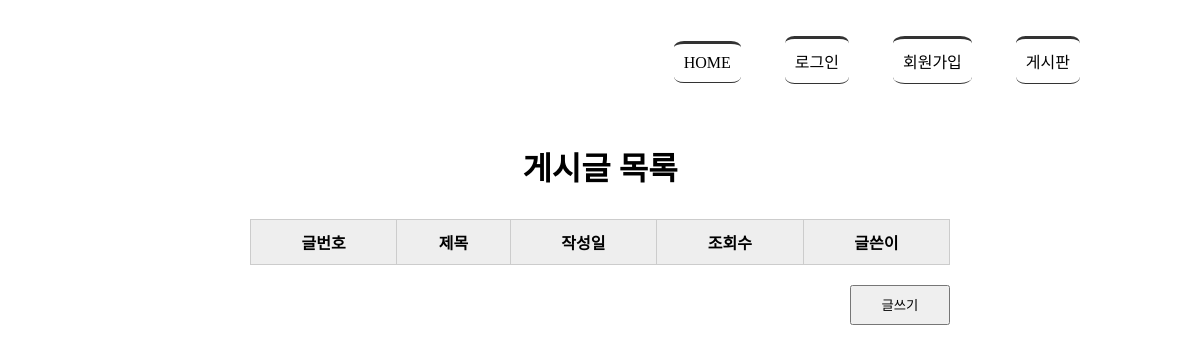
The app's page /boardlist/, older data.
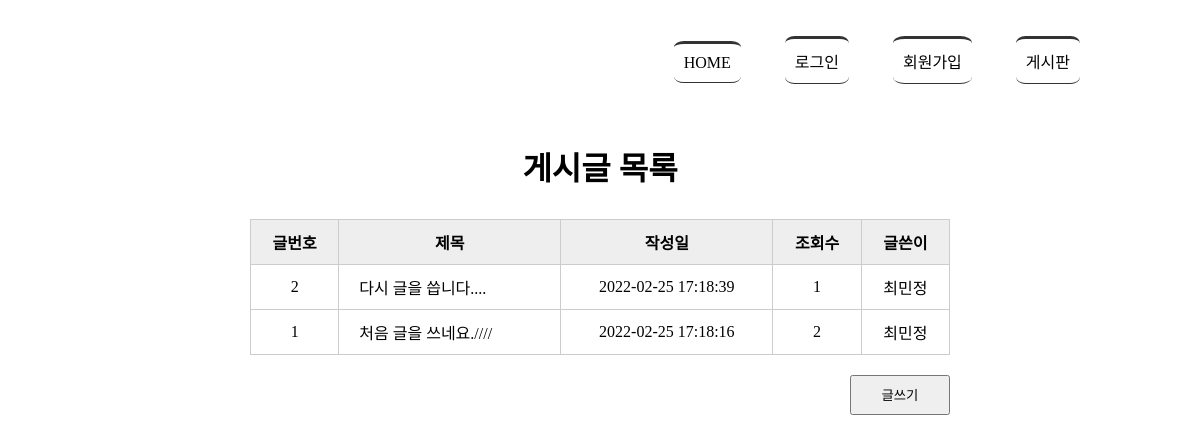
The same page, newer data.
### tables this page shows
CREATE TABLE board(
            bno integer PRIMARY KEY AUTOINCREMENT,
            title text NOT NULL,
            content text NOT NULL,
            createDate timestamp date DEFAULT (datetime('now','localtime')),
            hit integer,
            mid char(5) NOT NULL,
            FOREIGN KEY(mid) REFERENCES member(mid) ON DELETE CASCADE
            );

### app.py (the view)
@app.route('/boardlist/')
def boardlist():
    rs = select_board()
    return render_template('boardlist.html', rs = rs)

### model/model_board.py (called while the page is built)
def select_board():
    conn = getconn()
    cur = conn.cursor()
    sql = "SELECT * FROM board ORDER BY bno DESC"
    cur.execute(sql)
    rs = cur.fetchall()
    conn.close()
    return rs

### model/model_member.py (called while the page is built)
def getconn():
    conn = sqlite3.connect("./members.db")
    return conn

### templates/boardlist.html (shortened to what this page needs)
<!DOCTYPE html>
<html lang="en">
<head>
    <link rel="stylesheet" href="{{ url_for('static',filename='style.css')}}">
</head>
<body>
    <div id="container">
        {% include 'navbar.html' %}
        <section>
            <h1>게시글 목록</h1>
            <table class="tbl_board">
                <tr>
                    <th>글번호</th><th>제목</th><th>작성일</th><th>조회수</th><th>글쓴이</th>
                </tr>
                {% for i in rs %}
                <tr>
                    <td>{{ i[0] }}</td>
                    <td><a href="{{ url_for('board_view', bno=i[0])}}"> {{ i[1] }}</a></td>
                    <td>{{ i[3] }}</td>
                    <td>{{ i[4] }}</td>
                    <td>{{ i[5] }}</td>
                </tr>
                {% endfor %}
            </table>
            <div class="btn_write">
                <button type="button"
                        onclick="location.href='/writing/'">글쓰기</button>
            </div>
        </section>
    </div>
   </body>
</html>

### templates/navbar.html
<header>
        <nav>
             <ul>
                 {% if session %}
                 <li><a href="{{ url_for('index')}}"> HOME</a></li>
                 <li><a href="{{ url_for('logout')}}">({{ session['userName']}} 님)로그아웃 </a></li>
                 <li><a href="{{ url_for('memberlist')}}"> 회원목록 </a></li>
                 <li><a href="{{ url_for('boardlist')}}"> 게시판 </a></li>
                 {% else %}
                 <li><a href="{{ url_for('index')}}"> HOME</a></li>
                 <li><a href="{{ url_for('login')}}"> 로그인 </a></li>
                 <li><a href="{{ url_for('register')}}"> 회원가입 </a></li>
                 <li><a href="{{ url_for('boardlist')}}"> 게시판 </a></li>
                 {% endif %}
             </ul>
        </nav>
</header>

### static/style.css (style rules this page uses)
#container { width: 1000px; margin: 0 auto; }
header { height: 100px; }
nav ul { list-style: none; text-align: right; }
nav ul li { display: inline-block; margin: 20px; border-top: 3px solid #333; padding: 10px; border-bottom: 1px solid #333; border-radius:15%; }
nav ul li a { text-decoration: none; color: #000; }
section { text-align: center; }
section h1 { font-size: 2em; margin-bottom: 30px; }
section table { width: 600px; margin: 0 auto; border-collapse: collapse; }
section table, th, td { border: 1px solid #ccc; padding: 10px }
section .tbl_board { width: 700px; }
section .tbl_board th { background: #eee; }
section .tbl_board a { text-decoration: none; color: black; }
section .tbl_board td:nth-child(2) { text-align: left; padding-left: 20px; }
section .btn_write { text-align: right; margin: 20px 150px; }
section .btn_write button { width: 100px; height: 40px; }

Row changes from the older to the newer data that the page shows:
added board: bno "2", title "다시 글을 씁니다....", createDate "2022-02-25 17:18:39", hit "1", mid "최민정"
added board: bno "1", title "처음 글을 쓰네요.////", createDate "2022-02-25 17:18:16", hit "2", mid "최민정"
